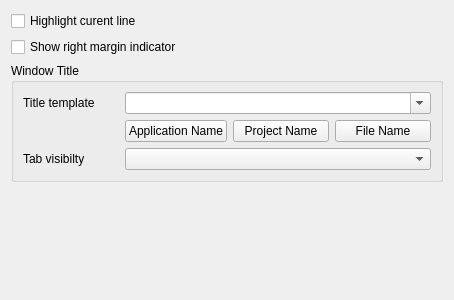
<?xml version="1.0" encoding="UTF-8"?>
<ui version="4.0">
 <class>General</class>
 <widget class="QWidget" name="General">
  <property name="geometry">
   <rect>
    <x>0</x>
    <y>0</y>
    <width>454</width>
    <height>300</height>
   </rect>
  </property>
  <property name="windowTitle">
   <string>General</string>
  </property>
  <property name="windowIcon">
   <iconset resource="../resources.qrc">
    <normaloff>:/icons/icons/Prymatex_Logo.png</normaloff>:/icons/icons/Prymatex_Logo.png</iconset>
  </property>
  <layout class="QVBoxLayout" name="verticalLayout">
   <item>
    <widget class="QCheckBox" name="checkBox">
     <property name="text">
      <string>Highlight curent line</string>
     </property>
    </widget>
   </item>
   <item>
    <widget class="QCheckBox" name="checkBox_2">
     <property name="text">
      <string>Show right margin indicator</string>
     </property>
    </widget>
   </item>
   <item>
    <widget class="QGroupBox" name="groupBox">
     <property name="title">
      <string>Window Title</string>
     </property>
     <layout class="QGridLayout" name="gridLayout">
      <item row="1" column="0">
       <widget class="QLabel" name="label">
        <property name="text">
         <string>Title template</string>
        </property>
       </widget>
      </item>
      <item row="3" column="1" colspan="3">
       <widget class="QComboBox" name="comboTabVisibility"/>
      </item>
      <item row="3" column="0">
       <widget class="QLabel" name="labelTabVisibility">
        <property name="text">
         <string>Tab visibilty</string>
        </property>
       </widget>
      </item>
      <item row="2" column="1">
       <widget class="QPushButton" name="pushInsertAppName">
        <property name="text">
         <string>Application Name</string>
        </property>
       </widget>
      </item>
      <item row="2" column="2">
       <widget class="QPushButton" name="pushInsertProject">
        <property name="text">
         <string>Project Name</string>
        </property>
       </widget>
      </item>
      <item row="2" column="3">
       <widget class="QPushButton" name="pushInsertFile">
        <property name="text">
         <string>File Name</string>
        </property>
       </widget>
      </item>
      <item row="1" column="1" colspan="3">
       <widget class="QComboBox" name="comboApplicationTitle">
        <property name="editable">
         <bool>true</bool>
        </property>
       </widget>
      </item>
     </layout>
    </widget>
   </item>
   <item>
    <spacer name="verticalSpacer">
     <property name="orientation">
      <enum>Qt::Vertical</enum>
     </property>
     <property name="sizeHint" stdset="0">
      <size>
       <width>20</width>
       <height>40</height>
      </size>
     </property>
    </spacer>
   </item>
  </layout>
 </widget>
 <resources>
  <include location="../resources.qrc"/>
 </resources>
 <connections/>
</ui>
